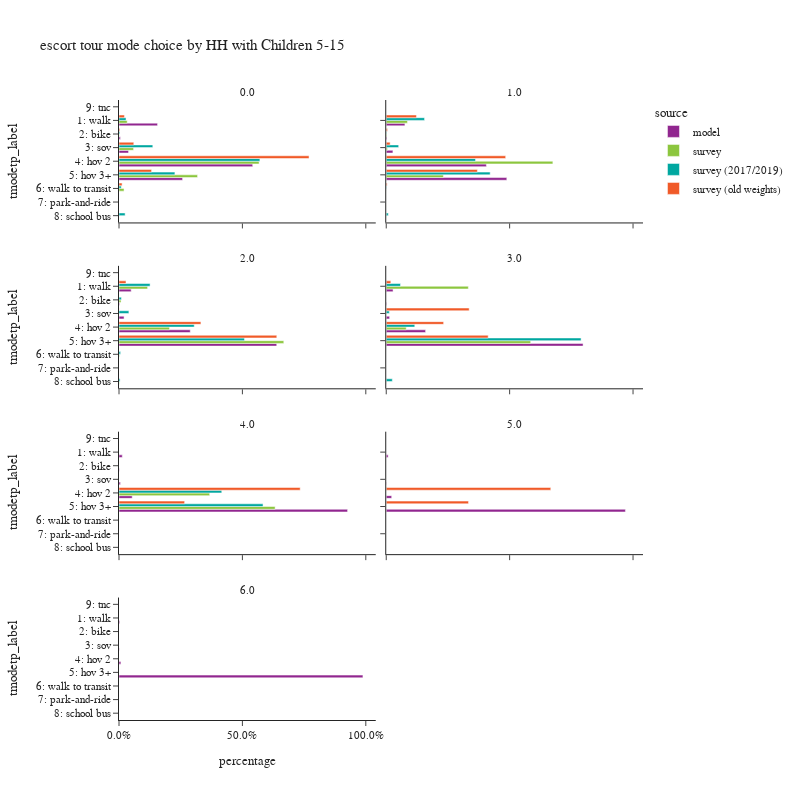

The notebook cell this image was saved under:
### Code cell
plot_mode_choice(es_tour,
                 "hh515",
                 {
                  "tmodetp_label":["1: walk","2: bike","3: sov","4: hov 2","5: hov 3+","6: walk to transit",
                                   "7: park-and-ride","8: school bus","9: other–survey only"]},
                 "HH with Children 5-15",2,800)

### Figure 1 — Plotly figure (JSON) as saved in the notebook; plotly's stock layout.template omitted (floating-point values rounded to 4 significant figures)
{"data": [{"alignmentgroup": "True", "customdata": [[21669], [794], [5364], [75165], [35743]], "hovertemplate": "source=model<br>hh515=0.0<br>percentage=%{x}<br>tmodetp_label=%{y}<br>sample count=%{customdata[0]}<extra></extra>", "legendgroup": "model", "marker": {"color": "#91268F", "pattern": {"shape": ""}}, "name": "model", "offsetgroup": "model", "orientation": "h", "showlegend": true, "textposition": "auto", "type": "bar", "x": [0.1562, 0.005723, 0.03866, 0.5418, 0.2576], "xaxis": "x7", "y": ["1: walk", "2: bike", "3: sov", "4: hov 2", "5: hov 3+"], "yaxis": "y7"}, {"alignmentgroup": "True", "customdata": [[6137], [243], [2192], [32896], [39600]], "hovertemplate": "source=model<br>hh515=1.0<br>percentage=%{x}<br>tmodetp_label=%{y}<br>sample count=%{customdata[0]}<extra></extra>", "legendgroup": "model", "marker": {"color": "#91268F", "pattern": {"shape": ""}}, "name": "model", "offsetgroup": "model", "orientation": "h", "showlegend": false, "textposition": "auto", "type": "bar", "x": [0.0757, 0.002997, 0.02704, 0.4058, 0.4885], "xaxis": "x8", "y": ["1: walk", "2: bike", "3: sov", "4: hov 2", "5: hov 3+"], "yaxis": "y8"}, {"alignmentgroup": "True", "customdata": [[2365], [113], [984], [13846], [30647]], "hovertemplate": "source=model<br>hh515=2.0<br>percentage=%{x}<br>tmodetp_label=%{y}<br>sample count=%{customdata[0]}<extra></extra>", "legendgroup": "model", "marker": {"color": "#91268F", "pattern": {"shape": ""}}, "name": "model", "offsetgroup": "model", "orientation": "h", "showlegend": false, "textposition": "auto", "type": "bar", "x": [0.04932, 0.002356, 0.02052, 0.2887, 0.6391], "xaxis": "x5", "y": ["1: walk", "2: bike", "3: sov", "4: hov 2", "5: hov 3+"], "yaxis": "y5"}, {"alignmentgroup": "True", "customdata": [[360], [24], [177], [2075], [10383]], "hovertemplate": "source=model<br>hh515=3.0<br>percentage=%{x}<br>tmodetp_label=%{y}<br>sample count=%{customdata[0]}<extra></extra>", "legendgroup": "model", "marker": {"color": "#91268F", "pattern": {"shape": ""}}, "name": "model", "offsetgroup": "model", "orientation": "h", "showlegend": false, "textposition": "auto", "type": "bar", "x": [0.02765, 0.001843, 0.0136, 0.1594, 0.7975], "xaxis": "x6", "y": ["1: walk", "2: bike", "3: sov", "4: hov 2", "5: hov 3+"], "yaxis": "y6"}, {"alignmentgroup": "True", "customdata": [[68], [6], [30], [274], [4744]], "hovertemplate": "source=model<br>hh515=4.0<br>percentage=%{x}<br>tmodetp_label=%{y}<br>sample count=%{customdata[0]}<extra></extra>", "legendgroup": "model", "marker": {"color": "#91268F", "pattern": {"shape": ""}}, "name": "model", "offsetgroup": "model", "orientation": "h", "showlegend": false, "textposition": "auto", "type": "bar", "x": [0.01328, 0.001171, 0.005857, 0.05349, 0.9262], "xaxis": "x3", "y": ["1: walk", "2: bike", "3: sov", "4: hov 2", "5: hov 3+"], "yaxis": "y3"}, {"alignmentgroup": "True", "customdata": [[7], [1], [20], [879]], "hovertemplate": "source=model<br>hh515=5.0<br>percentage=%{x}<br>tmodetp_label=%{y}<br>sample count=%{customdata[0]}<extra></extra>", "legendgroup": "model", "marker": {"color": "#91268F", "pattern": {"shape": ""}}, "name": "model", "offsetgroup": "model", "orientation": "h", "showlegend": false, "textposition": "auto", "type": "bar", "x": [0.007718, 0.001103, 0.02205, 0.9691], "xaxis": "x4", "y": ["1: walk", "3: sov", "4: hov 2", "5: hov 3+"], "yaxis": "y4"}, {"alignmentgroup": "True", "customdata": [[6], [2], [15], [1951]], "hovertemplate": "source=model<br>hh515=6.0<br>percentage=%{x}<br>tmodetp_label=%{y}<br>sample count=%{customdata[0]}<extra></extra>", "legendgroup": "model", "marker": {"color": "#91268F", "pattern": {"shape": ""}}, "name": "model", "offsetgroup": "model", "orientation": "h", "showlegend": false, "textposition": "auto", "type": "bar", "x": [0.00304, 0.001013, 0.007599, 0.9883], "xaxis": "x", "y": ["1: walk", "3: sov", "4: hov 2", "5: hov 3+"], "yaxis": "y"}, {"alignmentgroup": "True", "customdata": [[19], [6], [27], [163], [59], [6]], "hovertemplate": "source=survey<br>hh515=0.0<br>percentage=%{x}<br>tmodetp_label=%{y}<br>sample count=%{customdata[0]}<extra></extra>", "legendgroup": "survey", "marker": {"color": "#8CC63E", "pattern": {"shape": ""}}, "name": "survey", "offsetgroup": "survey", "orientation": "h", "showlegend": true, "textposition": "auto", "type": "bar", "x": [0.03323, 0.00129, 0.05902, 0.5677, 0.3183, 0.02044], "xaxis": "x7", "y": ["1: walk", "2: bike", "3: sov", "4: hov 2", "5: hov 3+", "6: walk to transit"], "yaxis": "y7"}, {"alignmentgroup": "True", "customdata": [[33], [3], [2], [74], [48], [1], [1]], "hovertemplate": "source=survey<br>hh515=1.0<br>percentage=%{x}<br>tmodetp_label=%{y}<br>sample count=%{customdata[0]}<extra></extra>", "legendgroup": "survey", "marker": {"color": "#8CC63E", "pattern": {"shape": ""}}, "name": "survey", "offsetgroup": "survey", "orientation": "h", "showlegend": false, "textposition": "auto", "type": "bar", "x": [0.08589, 0.002055, 0.004699, 0.6751, 0.2316, 0.0003107, 0.0002572], "xaxis": "x8", "y": ["1: walk", "2: bike", "3: sov", "4: hov 2", "5: hov 3+", "6: walk to transit", "8: school bus"], "yaxis": "y8"}, {"alignmentgroup": "True", "customdata": [[25], [2], [44], [95], [3], [1]], "hovertemplate": "source=survey<br>hh515=2.0<br>percentage=%{x}<br>tmodetp_label=%{y}<br>sample count=%{customdata[0]}<extra></extra>", "legendgroup": "survey", "marker": {"color": "#8CC63E", "pattern": {"shape": ""}}, "name": "survey", "offsetgroup": "survey", "orientation": "h", "showlegend": false, "textposition": "auto", "type": "bar", "x": [0.1159, 0.008285, 0.2048, 0.6677, 0.001999, 0.001354], "xaxis": "x5", "y": ["1: walk", "2: bike", "4: hov 2", "5: hov 3+", "6: walk to transit", "8: school bus"], "yaxis": "y5"}, {"alignmentgroup": "True", "customdata": [[3], [4], [17], [1]], "hovertemplate": "source=survey<br>hh515=3.0<br>percentage=%{x}<br>tmodetp_label=%{y}<br>sample count=%{customdata[0]}<extra></extra>", "legendgroup": "survey", "marker": {"color": "#8CC63E", "pattern": {"shape": ""}}, "name": "survey", "offsetgroup": "survey", "orientation": "h", "showlegend": false, "textposition": "auto", "type": "bar", "x": [0.3327, 0.08106, 0.5852, 0.00108], "xaxis": "x6", "y": ["1: walk", "4: hov 2", "5: hov 3+", "8: school bus"], "yaxis": "y6"}, {"alignmentgroup": "True", "customdata": [[4], [10]], "hovertemplate": "source=survey<br>hh515=4.0<br>percentage=%{x}<br>tmodetp_label=%{y}<br>sample count=%{customdata[0]}<extra></extra>", "legendgroup": "survey", "marker": {"color": "#8CC63E", "pattern": {"shape": ""}}, "name": "survey", "offsetgroup": "survey", "orientation": "h", "showlegend": false, "textposition": "auto", "type": "bar", "x": [0.3674, 0.6326], "xaxis": "x3", "y": ["4: hov 2", "5: hov 3+"], "yaxis": "y3"}, {"alignmentgroup": "True", "customdata": [[23], [9], [37], [172], [63], [8], [1]], "hovertemplate": "source=survey (2017/2019)<br>hh515=0.0<br>percentage=%{x}<br>tmodetp_label=%{y}<br>sample count=%{customdata[0]}<extra></extra>", "legendgroup": "survey (2017/2019)", "marker": {"color": "#00A7A0", "pattern": {"shape": ""}}, "name": "survey (2017/2019)", "offsetgroup": "survey (2017/2019)", "orientation": "h", "showlegend": true, "textposition": "auto", "type": "bar", "x": [0.02845, 0.003444, 0.137, 0.5709, 0.2265, 0.009005, 0.02477], "xaxis": "x7", "y": ["1: walk", "2: bike", "3: sov", "4: hov 2", "5: hov 3+", "6: walk to transit", "8: school bus"], "yaxis": "y7"}, {"alignmentgroup": "True", "customdata": [[33], [4], [8], [77], [64], [2], [1]], "hovertemplate": "source=survey (2017/2019)<br>hh515=1.0<br>percentage=%{x}<br>tmodetp_label=%{y}<br>sample count=%{customdata[0]}<extra></extra>", "legendgroup": "survey (2017/2019)", "marker": {"color": "#00A7A0", "pattern": {"shape": ""}}, "name": "survey (2017/2019)", "offsetgroup": "survey (2017/2019)", "orientation": "h", "showlegend": false, "textposition": "auto", "type": "bar", "x": [0.1552, 0.001829, 0.05035, 0.3618, 0.4211, 0.001547, 0.008171], "xaxis": "x8", "y": ["1: walk", "2: bike", "3: sov", "4: hov 2", "5: hov 3+", "6: walk to transit", "8: school bus"], "yaxis": "y8"}, {"alignmentgroup": "True", "customdata": [[28], [1], [4], [51], [102], [3], [3]], "hovertemplate": "source=survey (2017/2019)<br>hh515=2.0<br>percentage=%{x}<br>tmodetp_label=%{y}<br>sample count=%{customdata[0]}<extra></extra>", "legendgroup": "survey (2017/2019)", "marker": {"color": "#00A7A0", "pattern": {"shape": ""}}, "name": "survey (2017/2019)", "offsetgroup": "survey (2017/2019)", "orientation": "h", "showlegend": false, "textposition": "auto", "type": "bar", "x": [0.1259, 0.009819, 0.04005, 0.3049, 0.5085, 0.006488, 0.004352], "xaxis": "x5", "y": ["1: walk", "2: bike", "3: sov", "4: hov 2", "5: hov 3+", "6: walk to transit", "8: school bus"], "yaxis": "y5"}, {"alignmentgroup": "True", "customdata": [[3], [1], [6], [27], [1]], "hovertemplate": "source=survey (2017/2019)<br>hh515=3.0<br>percentage=%{x}<br>tmodetp_label=%{y}<br>sample count=%{customdata[0]}<extra></extra>", "legendgroup": "survey (2017/2019)", "marker": {"color": "#00A7A0", "pattern": {"shape": ""}}, "name": "survey (2017/2019)", "offsetgroup": "survey (2017/2019)", "orientation": "h", "showlegend": false, "textposition": "auto", "type": "bar", "x": [0.05779, 0.01251, 0.1156, 0.7895, 0.02459], "xaxis": "x6", "y": ["1: walk", "3: sov", "4: hov 2", "5: hov 3+", "8: school bus"], "yaxis": "y6"}, {"alignmentgroup": "True", "customdata": [[4], [10]], "hovertemplate": "source=survey (2017/2019)<br>hh515=4.0<br>percentage=%{x}<br>tmodetp_label=%{y}<br>sample count=%{customdata[0]}<extra></extra>", "legendgroup": "survey (2017/2019)", "marker": {"color": "#00A7A0", "pattern": {"shape": ""}}, "name": "survey (2017/2019)", "offsetgroup": "survey (2017/2019)", "orientation": "h", "showlegend": false, "textposition": "auto", "type": "bar", "x": [0.4163, 0.5837], "xaxis": "x3", "y": ["4: hov 2", "5: hov 3+"], "yaxis": "y3"}, {"alignmentgroup": "True", "customdata": [[39], [5], [22], [172], [84], [7], [1]], "hovertemplate": "source=survey (old weights)<br>hh515=0.0<br>percentage=%{x}<br>tmodetp_label=%{y}<br>sample count=%{customdata[0]}<extra></extra>", "legendgroup": "survey (old weights)", "marker": {"color": "#F05A28", "pattern": {"shape": ""}}, "name": "survey (old weights)", "offsetgroup": "survey (old weights)", "orientation": "h", "showlegend": true, "textposition": "auto", "type": "bar", "x": [0.022, 0.003346, 0.0599, 0.77, 0.132, 0.01251, 0.0001936], "xaxis": "x7", "y": ["1: walk", "2: bike", "3: sov", "4: hov 2", "5: hov 3+", "6: walk to transit", "9: tnc"], "yaxis": "y7"}, {"alignmentgroup": "True", "customdata": [[36], [3], [3], [101], [96], [6]], "hovertemplate": "source=survey (old weights)<br>hh515=1.0<br>percentage=%{x}<br>tmodetp_label=%{y}<br>sample count=%{customdata[0]}<extra></extra>", "legendgroup": "survey (old weights)", "marker": {"color": "#F05A28", "pattern": {"shape": ""}}, "name": "survey (old weights)", "offsetgroup": "survey (old weights)", "orientation": "h", "showlegend": false, "textposition": "auto", "type": "bar", "x": [0.1224, 0.005003, 0.01577, 0.4839, 0.3693, 0.003522], "xaxis": "x8", "y": ["1: walk", "2: bike", "3: sov", "4: hov 2", "5: hov 3+", "6: walk to transit"], "yaxis": "y8"}, {"alignmentgroup": "True", "customdata": [[19], [2], [66], [89]], "hovertemplate": "source=survey (old weights)<br>hh515=2.0<br>percentage=%{x}<br>tmodetp_label=%{y}<br>sample count=%{customdata[0]}<extra></extra>", "legendgroup": "survey (old weights)", "marker": {"color": "#F05A28", "pattern": {"shape": ""}}, "name": "survey (old weights)", "offsetgroup": "survey (old weights)", "orientation": "h", "showlegend": false, "textposition": "auto", "type": "bar", "x": [0.02832, 0.0004989, 0.3319, 0.6393], "xaxis": "x5", "y": ["1: walk", "3: sov", "4: hov 2", "5: hov 3+"], "yaxis": "y5"}, {"alignmentgroup": "True", "customdata": [[5], [2], [12], [20]], "hovertemplate": "source=survey (old weights)<br>hh515=3.0<br>percentage=%{x}<br>tmodetp_label=%{y}<br>sample count=%{customdata[0]}<extra></extra>", "legendgroup": "survey (old weights)", "marker": {"color": "#F05A28", "pattern": {"shape": ""}}, "name": "survey (old weights)", "offsetgroup": "survey (old weights)", "orientation": "h", "showlegend": false, "textposition": "auto", "type": "bar", "x": [0.01854, 0.336, 0.2325, 0.413], "xaxis": "x6", "y": ["1: walk", "3: sov", "4: hov 2", "5: hov 3+"], "yaxis": "y6"}, {"alignmentgroup": "True", "customdata": [[2], [2]], "hovertemplate": "source=survey (old weights)<br>hh515=4.0<br>percentage=%{x}<br>tmodetp_label=%{y}<br>sample count=%{customdata[0]}<extra></extra>", "legendgroup": "survey (old weights)", "marker": {"color": "#F05A28", "pattern": {"shape": ""}}, "name": "survey (old weights)", "offsetgroup": "survey (old weights)", "orientation": "h", "showlegend": false, "textposition": "auto", "type": "bar", "x": [0.7341, 0.2659], "xaxis": "x3", "y": ["4: hov 2", "5: hov 3+"], "yaxis": "y3"}, {"alignmentgroup": "True", "customdata": [[2], [1]], "hovertemplate": "source=survey (old weights)<br>hh515=5.0<br>percentage=%{x}<br>tmodetp_label=%{y}<br>sample count=%{customdata[0]}<extra></extra>", "legendgroup": "survey (old weights)", "marker": {"color": "#F05A28", "pattern": {"shape": ""}}, "name": "survey (old weights)", "offsetgroup": "survey (old weights)", "orientation": "h", "showlegend": false, "textposition": "auto", "type": "bar", "x": [0.6667, 0.3333], "xaxis": "x4", "y": ["4: hov 2", "5: hov 3+"], "yaxis": "y4"}], "layout": {"annotations": [{"font": {}, "showarrow": false, "text": "6.0", "x": 0.245, "xanchor": "center", "xref": "paper", "y": 0.1975, "yanchor": "bottom", "yref": "paper"}, {"font": {}, "showarrow": false, "text": "4.0", "x": 0.245, "xanchor": "center", "xref": "paper", "y": 0.465, "yanchor": "bottom", "yref": "paper"}, {"font": {}, "showarrow": false, "text": "5.0", "x": 0.755, "xanchor": "center", "xref": "paper", "y": 0.465, "yanchor": "bottom", "yref": "paper"}, {"font": {}, "showarrow": false, "text": "2.0", "x": 0.245, "xanchor": "center", "xref": "paper", "y": 0.7325, "yanchor": "bottom", "yref": "paper"}, {"font": {}, "showarrow": false, "text": "3.0", "x": 0.755, "xanchor": "center", "xref": "paper", "y": 0.7325, "yanchor": "bottom", "yref": "paper"}, {"font": {}, "showarrow": false, "text": "0.0", "x": 0.245, "xanchor": "center", "xref": "paper", "y": 1.0, "yanchor": "bottom", "yref": "paper"}, {"font": {}, "showarrow": false, "text": "1.0", "x": 0.755, "xanchor": "center", "xref": "paper", "y": 1.0, "yanchor": "bottom", "yref": "paper"}], "barmode": "group", "height": 800, "legend": {"title": {"text": "source"}, "tracegroupgap": 0}, "title": {"text": "escort tour mode choice by HH with Children 5-15"}, "width": 800, "xaxis": {"anchor": "y", "domain": [0.0, 0.49], "tickformat": ".1%", "title": {"text": "percentage"}}, "xaxis2": {"anchor": "y2", "domain": [0.51, 1.0], "matches": "x", "tickformat": ".1%", "title": {"text": "percentage"}}, "xaxis3": {"anchor": "y3", "domain": [0.0, 0.49], "matches": "x", "showticklabels": false, "tickformat": ".1%"}, "xaxis4": {"anchor": "y4", "domain": [0.51, 1.0], "matches": "x", "showticklabels": false, "tickformat": ".1%"}, "xaxis5": {"anchor": "y5", "domain": [0.0, 0.49], "matches": "x", "showticklabels": false, "tickformat": ".1%"}, "xaxis6": {"anchor": "y6", "domain": [0.51, 1.0], "matches": "x", "showticklabels": false, "tickformat": ".1%"}, "xaxis7": {"anchor": "y7", "domain": [0.0, 0.49], "matches": "x", "showticklabels": false, "tickformat": ".1%"}, "xaxis8": {"anchor": "y8", "domain": [0.51, 1.0], "matches": "x", "showticklabels": false, "tickformat": ".1%"}, "yaxis": {"anchor": "x", "categoryarray": ["9: other–survey only", "8: school bus", "7: park-and-ride", "6: walk to transit", "5: hov 3+", "4: hov 2", "3: sov", "2: bike", "1: walk"], "categoryorder": "array", "domain": [0.0, 0.1975], "title": {"text": "tmodetp_label"}}, "yaxis2": {"anchor": "x2", "domain": [0.0, 0.1975], "matches": "y", "showticklabels": false}, "yaxis3": {"anchor": "x3", "categoryarray": ["9: other–survey only", "8: school bus", "7: park-and-ride", "6: walk to transit", "5: hov 3+", "4: hov 2", "3: sov", "2: bike", "1: walk"], "categoryorder": "array", "domain": [0.2675, 0.465], "matches": "y", "title": {"text": "tmodetp_label"}}, "yaxis4": {"anchor": "x4", "domain": [0.2675, 0.465], "matches": "y", "showticklabels": false}, "yaxis5": {"anchor": "x5", "categoryarray": ["9: other–survey only", "8: school bus", "7: park-and-ride", "6: walk to transit", "5: hov 3+", "4: hov 2", "3: sov", "2: bike", "1: walk"], "categoryorder": "array", "domain": [0.535, 0.7325], "matches": "y", "title": {"text": "tmodetp_label"}}, "yaxis6": {"anchor": "x6", "domain": [0.535, 0.7325], "matches": "y", "showticklabels": false}, "yaxis7": {"anchor": "x7", "categoryarray": ["9: other–survey only", "8: school bus", "7: park-and-ride", "6: walk to transit", "5: hov 3+", "4: hov 2", "3: sov", "2: bike", "1: walk"], "categoryorder": "array", "domain": [0.8025, 1.0], "matches": "y", "title": {"text": "tmodetp_label"}}, "yaxis8": {"anchor": "x8", "domain": [0.8025, 1.0], "matches": "y", "showticklabels": false}}}
